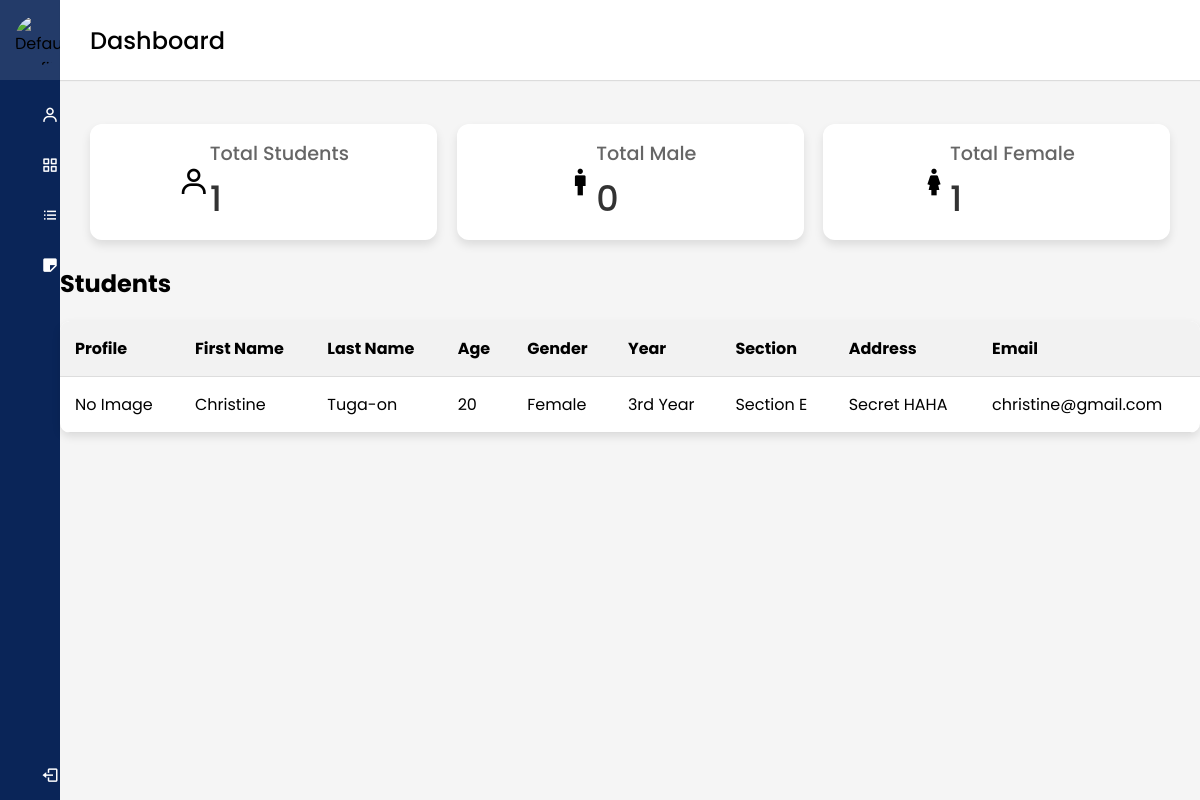
/procurer/admin.php (signed in), run on the app's committed database.
### tables this page shows
CREATE TABLE `students` (
  `id` int(50) NOT NULL,
  `admin_id` int(11) NOT NULL,
  `email` varchar(50) NOT NULL,
  `password` varchar(50) NOT NULL,
  `firstname` varchar(50) NOT NULL,
  `last_name` varchar(50) NOT NULL,
  `age` varchar(50) NOT NULL,
  `gender` varchar(50) NOT NULL,
  `student_year` varchar(50) NOT NULL,
  `section_of_student` varchar(50) NOT NULL,
  `address` varchar(50) NOT NULL,
  `type_of_user` varchar(50) NOT NULL,
  `profile_picture` varchar(50) NOT NULL
);

### procurer/admin.php (the view, shortened to what this page needs)
<?php
$host = '127.0.0.1';
$db = 'tugaon_db';
$user = 'root';
$pass = '';
$conn = new mysqli($host, $user, $pass, $db);
$adminSql = "SELECT profile_picture FROM admin WHERE id = 1";
$adminResult = $conn->query($adminSql);
$admin = $adminResult->fetch_assoc();
$sql = "SELECT id, firstname, last_name, age, gender, student_year, section_of_student, address, email, profile_picture FROM students";
$result = $conn->query($sql);
$totalStudents = $conn->query("SELECT COUNT(*) as count FROM students")->fetch_assoc()['count'];
$totalMale = $conn->query("SELECT COUNT(*) as count FROM students WHERE gender = 'Male'")->fetch_assoc()['count'];
$totalFemale = $conn->query("SELECT COUNT(*) as count FROM students WHERE gender = 'Female'")->fetch_assoc()['count'];
?>
<!DOCTYPE html>
<html lang="en" dir="ltr">
<head>
    <link href='https://unpkg.com/boxicons@2.0.7/css/boxicons.min.css' rel='stylesheet'>
    <link rel="stylesheet" href="assets/css/admin.css">
    <link rel="stylesheet" href="assets/css/table.css">
</head>
<body>
    <div class="sidebar">
        <div class="logo-details">
            <?php
            $profile_picture_path = htmlspecialchars($admin['profile_picture']);
            if (!empty($profile_picture_path) && file_exists($profile_picture_path)) {
                echo "<img src='$profile_picture_path' alt='Profile Picture' class='logo-image' style='height: 50px; width: 50px; border-radius: 50%;'>";
            } else {
                echo "<img src='assets/img/default-profile.png' alt='Default Profile' class='logo-image' style='height: 50px; width: 50px; border-radius: 50%;'>";
            }
            ?>
        </div>
        <ul class="nav-links">
            <li>
                <a href="admin_profile.php">
                    <i class='bx bx-user'></i>
                </a>
            </li>
            <li>
                <a href="admin.php" class="active">
                    <i class='bx bx-grid-alt'></i>
                </a>
            </li>
            <li>
                <a href="managestudent.php">
                    <i class='bx bx-list-ul'></i>
                </a>
            </li>
            <li>
                <a href="post.php">
                    <i class='bx bxs-note'></i>
                </a>
            </li>
            <li class="log_out">
                <a href="../logout.php">
                    <i class='bx bx-log-out'></i>
                </a>
            </li>
        </ul>
    </div>
    <section class="home-section">
        <nav>
            <div class="sidebar-button">
                <span class="dashboard">Dashboard</span>
            </div>
        </nav>
        <div class="home-content">
            <div class="overview-boxes">
                <div class="box">
                    <i class='bx bx-user' style="font-size: 2em;"></i>
                    <div class="right-side">
                        <div class="box-topic">Total Students</div>
                        <div class="number"><?php echo $totalStudents; ?></div>
                    </div>
                </div>
                <div class="box">
                    <i class='bx bx-male' style="font-size: 2em;"></i>
                    <div class="right-side">
                        <div class="box-topic">Total Male</div>
                        <div class="number"><?php echo $totalMale; ?></div>
                    </div>
                </div>
                <div class="box">
                    <i class='bx bx-female' style="font-size: 2em;"></i>
                    <div class="right-side">
                        <div class="box-topic">Total Female</div>
                        <div class="number"><?php echo $totalFemale; ?></div>
                    </div>
                </div>
            </div>
            <h2>Students</h2>
            <div class="table-container">
                <table>
                    <thead>
                        <tr>
                            <th>Profile</th>
                            <th>First Name</th>
                            <th>Last Name</th>
                            <th>Age</th>
                            <th>Gender</th>
                            <th>Year</th>
                            <th>Section</th>
                            <th>Address</th>
                            <th>Email</th>
                        </tr>
                    </thead>
                    <tbody>
                        <?php
                        if ($result->num_rows > 0) {
                            while ($row = $result->fetch_assoc()) {
                                echo "<tr>";
                                $profile_picture_path = htmlspecialchars($row['profile_picture']);
                                if (!empty($profile_picture_path) && file_exists($profile_picture_path)) {
                                    echo "<td><img src='$profile_picture_path' alt='Profile Picture' style='height: 50px;'></td>";
                                } else {
                                    echo "<td>No Image</td>";
                                }
                                echo "<td>" . htmlspecialchars($row['firstname']) . "</td>";
                                echo "<td>" . htmlspecialchars($row['last_name']) . "</td>";
                                echo "<td>" . htmlspecialchars($row['age']) . "</td>";
                                echo "<td>" . htmlspecialchars($row['gender']) . "</td>";
                                echo "<td>" . htmlspecialchars($row['student_year']) . "</td>";
                                echo "<td>" . htmlspecialchars($row['section_of_student']) . "</td>";
                                echo "<td>" . htmlspecialchars($row['address']) . "</td>";
                                echo "<td>" . htmlspecialchars($row['email']) . "</td>";
                                echo "</tr>";
                            }
                        }
                        ?>
                    </tbody>
                </table>
            </div>
        </div>
    </section>
</body>
</html>

### procurer/assets/css/admin.css (style rules this page uses)
* { margin: 0; padding: 0; box-sizing: border-box; font-family: 'Poppins', sans-serif; }
body { opacity: 0; animation: fadeIn 1.2s ease-in-out forwards; }
.sidebar { position: fixed; height: 100%; width: 240px; background: #0A2558; transition: width 0.6s ease-in-out, background 0.6s ease-in-out; overflow: hidden; opacity: 0; animation: slideIn 0.6s ease-in-out forwards; }
.sidebar .logo-details { height: 80px; display: flex; align-items: center; padding: 0 15px; transition: background 0.4s ease-in-out; }
.sidebar .nav-links { margin-top: 10px; }
.sidebar .nav-links li { position: relative; list-style: none; height: 50px; transition: background 0.4s ease-in-out; }
.sidebar .nav-links li a { height: 100%; width: 100%; display: flex; align-items: center; text-decoration: none; padding: 0 20px; transition: background 0.5s ease-in-out, transform 0.4s ease-in-out; }
.sidebar .nav-links li i { min-width: 60px; text-align: center; font-size: 18px; color: #fff; }
.sidebar .nav-links .log_out { position: absolute; bottom: 0; }
.home-section { position: relative; background: #f5f5f5; min-height: 100vh; width: calc(100% - 240px); left: 240px; transition: width 0.6s ease-in-out, left 0.6s ease-in-out; opacity: 0; animation: fadeIn 0.8s ease-in-out forwards; }
.home-section nav { display: flex; justify-content: space-between; height: 80px; background: #fff; align-items: center; position: fixed; width: calc(100% - 240px); left: 240px; z-index: 100; padding: 0 20px; box-shadow: 0 1px 1px rgba(0, 0, 0, 0.1); transition: left 0.6s ease-in-out, width 0.6s ease-in-out, box-shadow 0.4s ease-in-out; opacity: 0; animation: fadeIn 0.9s ease-in-out forwards; }
.home-section nav .sidebar-button { display: flex; align-items: center; font-size: 24px; font-weight: 500; }
.home-section .home-content { position: relative; padding-top: 104px; }
.home-content .overview-boxes { display: flex; align-items: center; justify-content: space-between; flex-wrap: wrap; padding: 0 20px; margin-bottom: 26px; }
.overview-boxes .box { display: flex; align-items: center; justify-content: center; width: calc(100% / 4 - 15px); background: #fff; padding: 15px 14px; border-radius: 12px; box-shadow: 0 5px 10px rgba(0, 0, 0, 0.1); transition: transform 0.4s ease-in-out, box-shadow 0.4s ease-in-out; animation: popIn 0.5s ease-in-out forwards; }
.overview-boxes .box-topic { font-size: 20px; font-weight: 500; }
.home-content .box .number { display: inline-block; font-size: 35px; margin-top: -6px; font-weight: 500; }
@media (max-width: 1240px) { .sidebar { width: 60px; } }
@media (max-width: 1240px) { .home-section { width: calc(100% - 60px); left: 60px; } }
@media (max-width: 1240px) { .home-section nav { width: calc(100% - 60px); left: 60px; } }
.logo-image { height: 50px; width: auto; right: 15%; margin-right: 20px; }

### procurer/assets/css/table.css (style rules this page uses)
body { font-family: Arial, sans-serif; background-color: #f4f4f4; margin: 0; padding: 0; opacity: 0; animation: fadeIn 0.8s ease forwards; }
.overview-boxes { display: flex; justify-content: space-between; margin: 20px 0; }
.box { background: #fff; border-radius: 10px; padding: 20px; flex: 1; margin: 0 10px; box-shadow: 0 4px 8px rgba(0, 0, 0, 0.1); position: relative; transition: transform 0.3s ease, box-shadow 0.3s ease; opacity: 0; animation: slideIn 0.5s ease forwards; }
.box .number { font-size: 2.5em; font-weight: bold; color: #333; }
.box .box-topic { font-size: 1.2em; margin-bottom: 10px; color: #666; }
.table-container { background: #fff; border-radius: 10px; overflow: hidden; margin: 20px 0; box-shadow: 0 4px 8px rgba(0, 0, 0, 0.1); transition: transform 0.3s ease, box-shadow 0.3s ease; opacity: 0; animation: slideIn 0.5s ease forwards; }
table { width: 100%; border-collapse: collapse; }
th, td { padding: 15px; text-align: left; border-bottom: 1px solid #ddd; transition: background-color 0.3s ease; }
th { background-color: #f2f2f2; }
tr { opacity: 0; animation: fadeInRow 0.5s ease forwards; }
tr:nth-child(1) { animation-delay: 0.1s; }

### data on the page
students: shows "No Image", firstname "Christine", last_name "Tuga-on", age "20", gender "Female", student_year "3rd Year", section_of_student "Section E", address "Secret HAHA", email "christine@gmail.com"

### other printed values
$totalStudents "1"
$totalMale "0"
$totalFemale "1"
